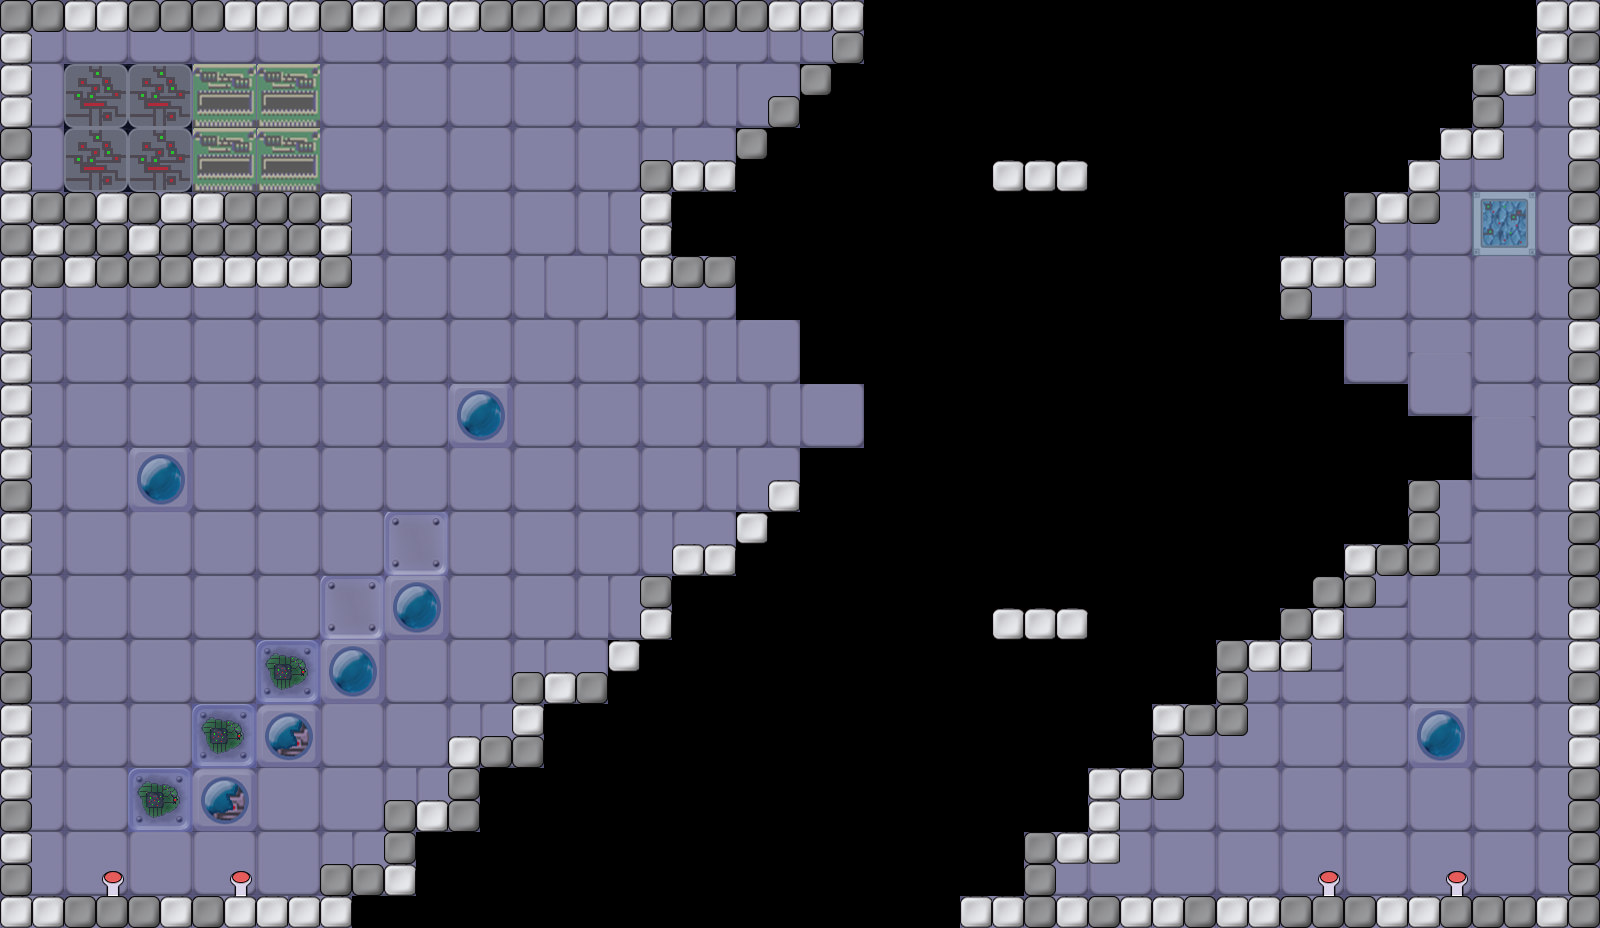

Below is a game level as drawn by its tile map, then a one-line description and the .tmx that defines it (tile-layer data replaced by summaries):
An orthogonal 50x29 tile map with 32x32 px tiles, 2 tile layers (Tile Layer 1, 2) and 9 objects (3x estrella, 2x gas, pared, interaccion, bomba).

<map version="1.0" orientation="orthogonal" width="50" height="29" tilewidth="32" tileheight="32">
 <properties>
  <property name="tamanoMapaX" value="50" />
  <property name="tamanoMapaY" value="29" />
 </properties>
 <tileset firstgid="1" name="tiled" tilewidth="32" tileheight="32">
  <image source="tiled.png" width="512" height="512" />
 </tileset>
 <layer name="Tile Layer 1" width="50" height="29">
  <data>[1450 cells, 886 non-empty, 32 distinct tile ids]</data>
 </layer>
 <layer name="2" width="50" height="29">
  <data>[1450 cells, 228 non-empty, 3 distinct tile ids]</data>
 </layer>
 <objectgroup name="fisicos" width="50" height="29">
  <object type="pared" x="32" y="896">
   <polyline points="0,0 288,0 288,-32 352,-32 352,-96 416,-96 416,-160 480,-160 480,-224 576,-224 576,-256 608,-256 608,-320 640,-320 640,-352 704,-352 704,-384 736,-384 736,-416 768,-416 768,-384 736,-384 736,-352 704,-352 704,-320 640,-320 640,-256 608,-256 608,-224 576,-224 576,-192 512,-192 512,-128 448,-128 448,-64 384,-64 384,0 320,0 320,32 928,32 928,0 992,0 992,-64 1056,-64 1056,-128 1120,-128 1120,-192 1184,-192 1184,-256 1248,-256 1248,-288 1280,-288 1280,-320 1312,-320 1312,-352 1376,-352 1376,-416 1408,-416 1408,-320 1344,-320 1344,-288 1312,-288 1312,-256 1280,-256 1280,-224 1216,-224 1216,-160 1152,-160 1152,-96 1088,-96 1088,-32 1024,-32 1024,0 1536,0 1536,-768 1472,-768 1472,-736 1408,-736 1408,-672 1344,-672 1344,-608 1280,-608 1280,-576 1248,-576 1248,-640 1312,-704 1376,-736 1440,-800 1504,-864 1504,-896 832,-896 832,-832 704,-704 704,-640 704,-608 608,-608 608,-736 704,-736 768,-832 768,-864 0,-864 0,-704 320,-704 320,-608 0,-608 0,0" />
  </object>
  <object x="1312" y="896" width="160" height="32" />
  <object type="interaccion" x="96" y="896" width="160" height="32" />
 </objectgroup>
 <objectgroup name="interaccion" width="50" height="29">
  <object type="estrella" x="151" y="98" />
  <object type="estrella" x="1517" y="226" />
  <object type="estrella" x="496" y="876" />
  <object type="gas" x="449" y="408" />
  <object type="gas" x="1293" y="100" />
  <object type="bomba" x="1034" y="399">
   <properties>
    <property name="direccion" value="horizontal" />
   </properties>
  </object>
 </objectgroup>
</map>
